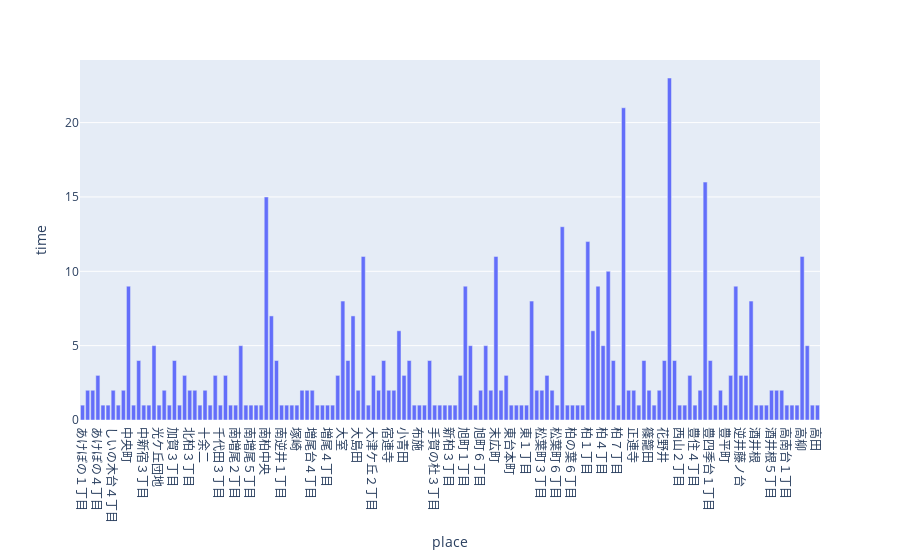

Write notebook code for a chart like this one.
### Code cell
ifig = px.bar(place,
            x='place',
            y='time',
            template='seaborn' # change this to see other styles
            )
fig.update_xaxes(categoryorder='category ascending')
fig.show()

### Figure 1 — Plotly figure (JSON) as saved in the notebook; plotly's stock layout.template omitted (floating-point values rounded to 4 significant figures; data arrays with more than 128 entries replaced by an {"elided": "..."} marker saying what was removed)
{"data": [{"alignmentgroup": "True", "hovertemplate": "place=%{x}<br>time=%{y}<extra></extra>", "legendgroup": "", "marker": {"color": "#636efa", "pattern": {"shape": ""}}, "name": "", "offsetgroup": "", "orientation": "v", "showlegend": false, "textposition": "auto", "type": "bar", "x": {"elided": "145 str values"}, "xaxis": "x", "y": {"elided": "145 int values"}, "yaxis": "y"}], "layout": {"barmode": "relative", "legend": {"tracegroupgap": 0}, "margin": {"t": 60}, "xaxis": {"anchor": "y", "categoryorder": "category ascending", "domain": [0, 1], "title": {"text": "place"}}, "yaxis": {"anchor": "x", "domain": [0, 1], "title": {"text": "time"}}}}
